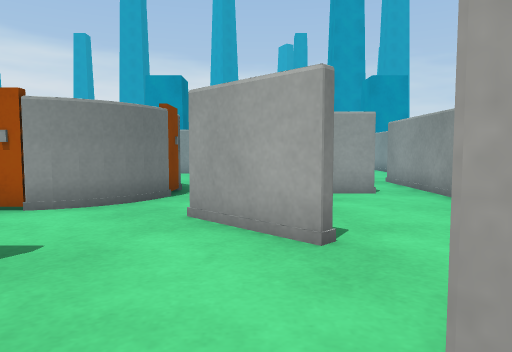
[1] (above)

24 first-person views from a walk through a Unity game level. The camera is 0.56 m above the floor, tilts 4° down and sees 70° across. The floor is counted in squares, 0.5 m on a side. Each view is taken from the middle of a square. On the plan, view 1 faces up. The plan holds only what a view shows up to about 14 squares ahead; the rest is blank. The place goes on beyond the plan. The player character is not drawn. Surface patterns are stand-ins for the level's own textures.

[2]
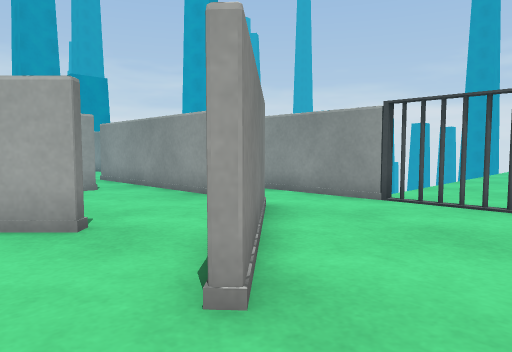

[3]
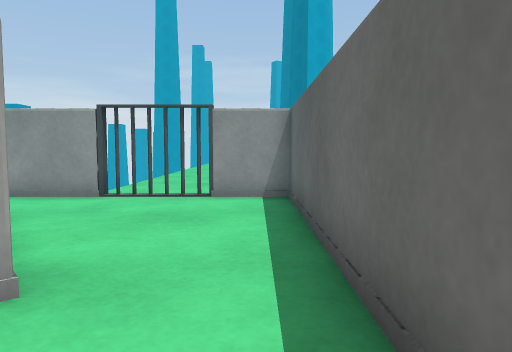

[4]
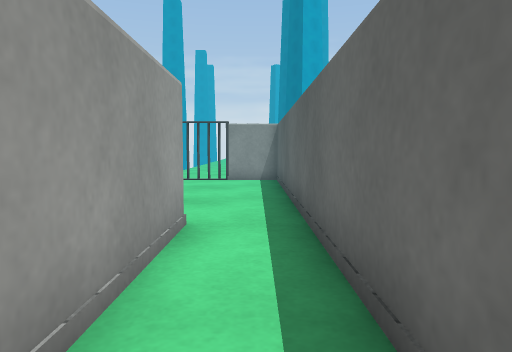

[5]
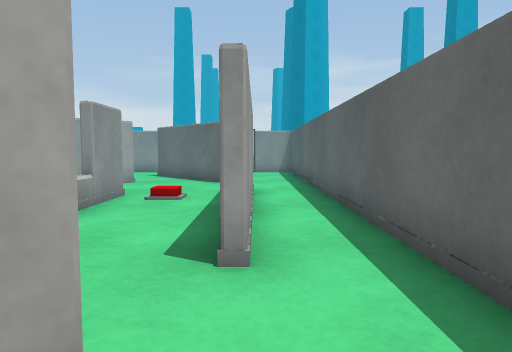

[6]
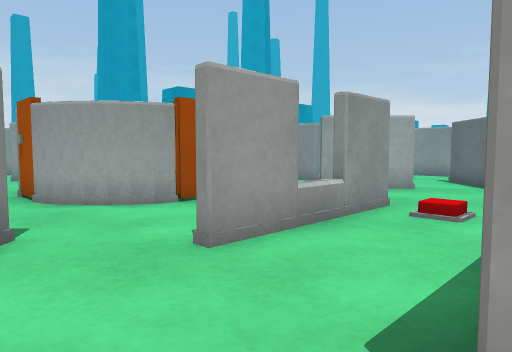

[7]
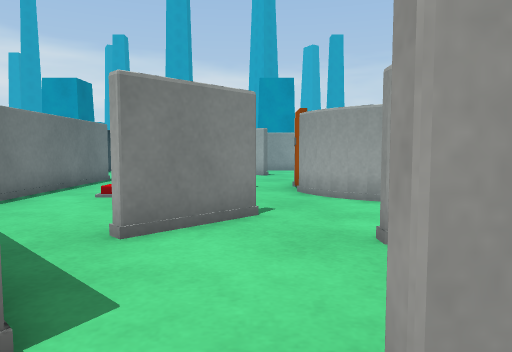

[8]
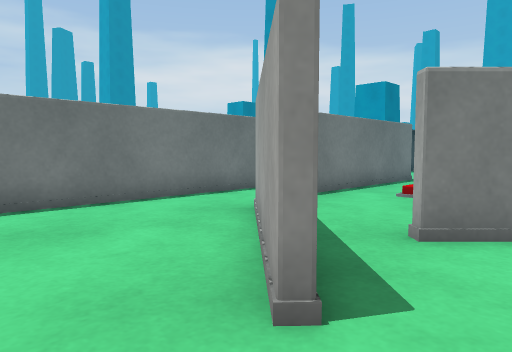

[9]
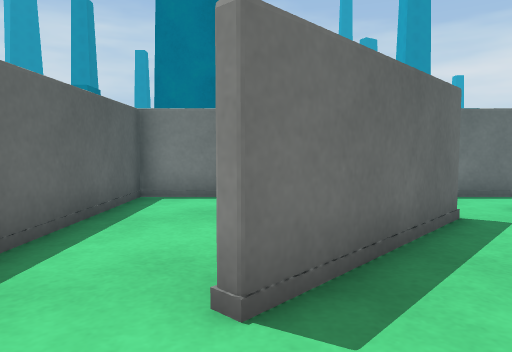

[10]
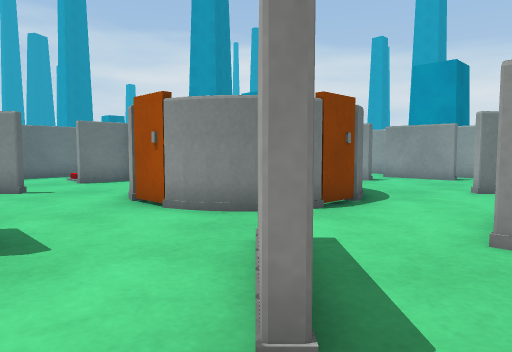

[11]
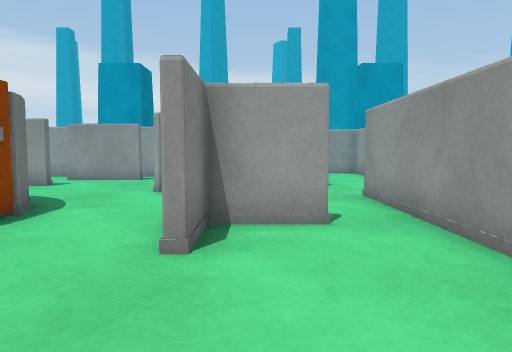

[12]
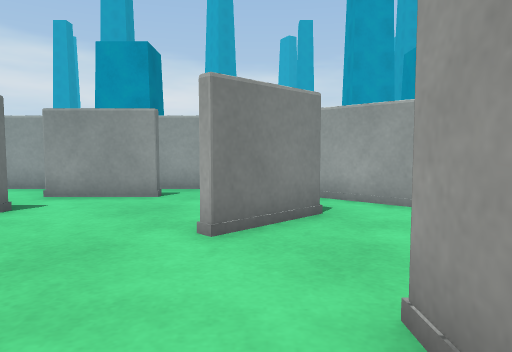

[13]
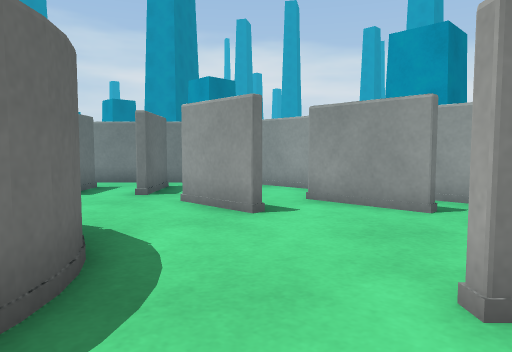

[14]
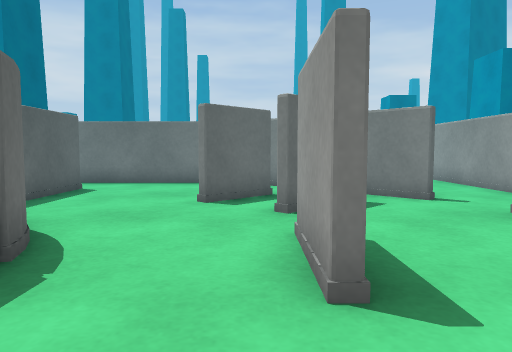

[15]
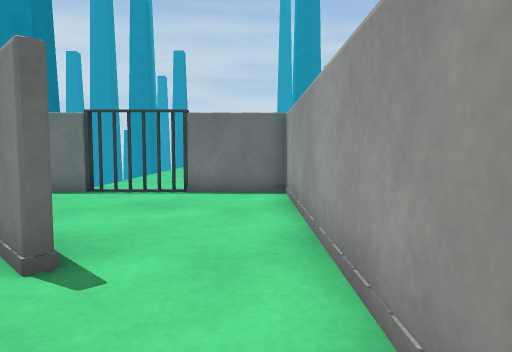

[16]
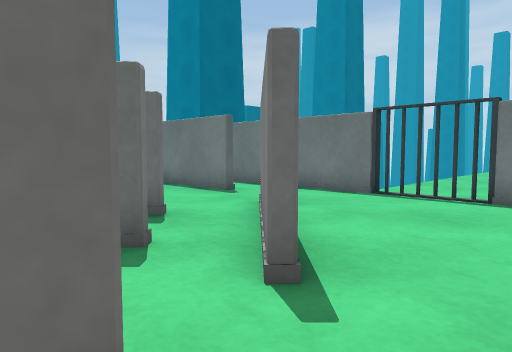

[17]
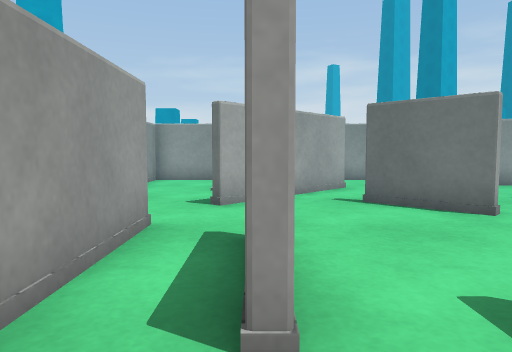

[18]
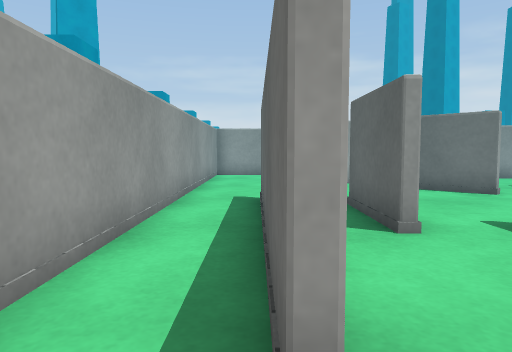

[19]
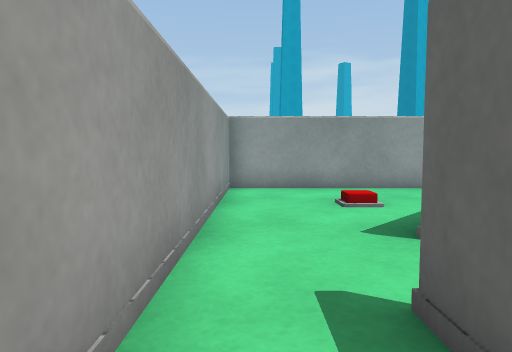

[20]
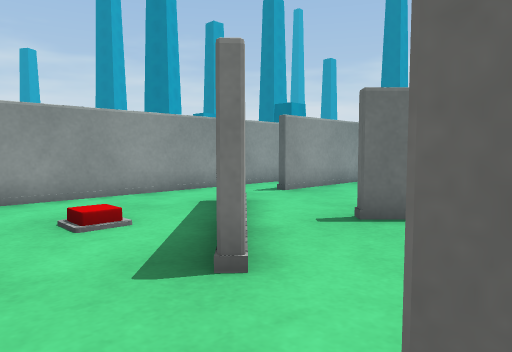

[21]
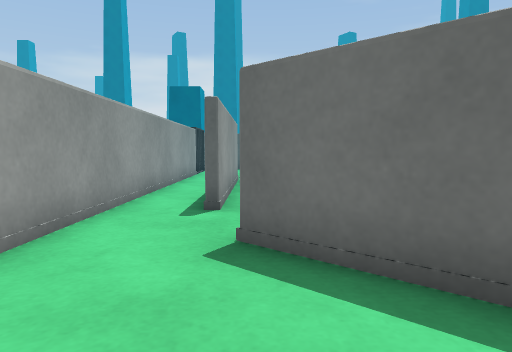

[22]
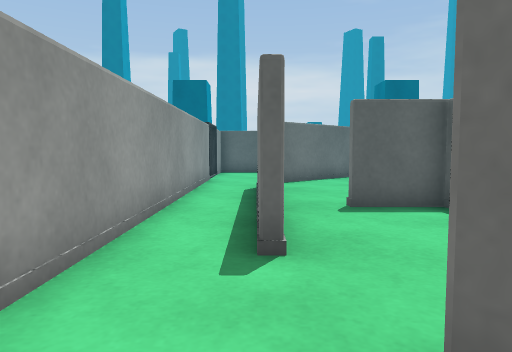

[23]
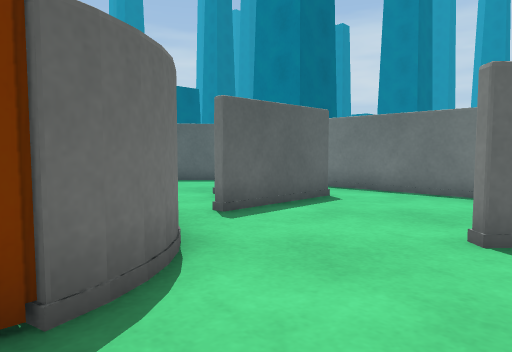

[24]
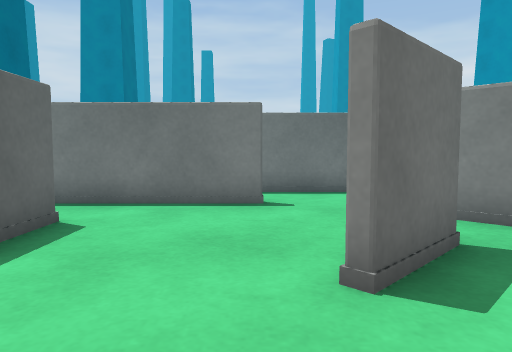

### Floor plan
Points are (right, up) in squares from view 1. A wall is a line through its corners. A room is listed if a view was taken in it or the views show most of it. See-through windows are left out.
Room 1 (views 1, 2, 3, 4)
walls: (-1.5, 0.1) (-8.5, 0.1); (4.2, 3.9) (0.6, 0.8); (6.9, 1.9) (7, 2.3) (6.8, 2.9) (6.8, 4.4); (-8.5, -1.8) (6.8, -1.8) (6.8, 0.2) (7, 0.6) (6.9, 0.9)
ways out: opening at (-8, -1) to room 2; opening at (-0.5, 0) to room 2; opening at (5.5, 3.5) to room 2; gap at (7, 0); gap at (7, 3)
Room 2 (views 5, 6, 7, 8, 9, 10, 11)
walls: (-5.6, 6.8) (-6.3, 7) (-7.3, 7.7) (-7.7, 8.6); (-6.1, 6.9) (-6.7, 7.2) (-7.4, 7.9); (-7.1, 7.5) (-7.6, 8.3) (-7.9, 9.1); (-8.9, 5.4) (-10.7, 3.6); (-2.9, 3.3) (-7.5, 3.3); (-2.9, 7.5) (-3.6, 7) (-4.4, 6.7); (-2.3, 8.5) (-2.6, 7.9) (-3.2, 7.2); (-2.1, 9) (-2.3, 8.3) (-3, 7.3) (-3.9, 6.9); (-10.5, 0.7) (-13.8, 3.8); (-10.9, 9.4) (-10.9, 7.5); (0.8, 4.3) (-1.2, 6.2); (-9.5, -1.8) (-8.5, -1.8); (0.7, 1.2) (4.3, 4.4); (-14, 4.3) (-10.3, 0.9); (-14.7, 9.5) (-14.7, 7); (3.1, 9.5) (1.2, 9.5) (1.2, 7.9) (1, 7.9); (4.7, 6.2) (4.7, 9.4); (-16.8, 5.6) (-16.8, 3.6); (6.8, 4.4) (6.8, 5.4)
ways out: opening at (-8, -1) to room 1; opening at (-0.5, 0) to room 1; opening at (5.5, 3.5) to room 1; opening at (-13.5, 10) to room 3; opening at (-9, 10) to room 3; opening at (-0.5, 8.5) to room 3; opening at (4, 10) to room 3; opening at (6, 6) to room 4; opening at (-16, 5) to room 5; opening at (-13.7, 1.5) to room 6
Room 3 (views 12, 13, 14, 17, 18, 23, 24)
walls: (-4.6, 15.6) (-6.9, 15.6); (-3.9, 12.4) (-3.2, 12) (-2.7, 11.5); (-3.5, 12.2) (-3, 11.8); (-7.3, 11.5) (-6.7, 12) (-6, 12.4); (-2.5, 11.2) (-2.2, 10.7); (-7.5, 11.1) (-7.1, 11.7) (-6.3, 12.3) (-5.6, 12.5); (-5.1, 18.1) (-2.4, 18.1); (-2.3, 10.9) (-2.1, 10.4); (-0.8, 13.8) (1, 15.6); (-2.4, 17.8) (-5.1, 17.8); (-10.4, 14.5) (-9.8, 13.9); (-10.1, 17.1) (-8.5, 15.6); (-2.5, 19.6) (-8.4, 19.6); (1.2, 15.5) (-0.6, 13.7); (1, 10.2) (1, 11.4); (-10.2, 19) (-11.1, 18.1); (1.2, 9.9) (3.1, 9.9); (-13, 16.1) (-13.7, 15.4); (1, 7.9) (1, 8.8); (-8.6, 21.8) (-12.6, 21.8); (-12.8, 9.9) (-9.2, 9.9); (4, 15.3) (0.4, 18.8); (-14.7, 13.2) (-14.7, 9.5); (4.7, 9.4) (4.7, 13.1)
ways out: opening at (-13.5, 10) to room 2; opening at (-9, 10) to room 2; opening at (-0.5, 8.5) to room 2; opening at (4, 10) to room 2; opening at (-8, 21) to room 4; opening at (-1, 19) to room 4; opening at (4.5, 14.5) to room 4; opening at (-14, 14.5) to room 5; opening at (-11.5, 20.5) to room 5; opening at (-12, 15) to room 7
objects: other object (-8, 10); other object (-5, 7); other object (-5, 12); other object (-2, 10)
Room 4 (views 15, 16, 19, 20, 21, 22)
walls: (2.1, 17.5) (4.3, 15.4); (0.5, 18.7) (1.4, 17.8); (-1.5, 19.6) (-2.5, 19.6); (5, 13.1) (5, 12.6); (-8.5, 19.9) (-1.5, 19.9); (6.8, 5.4) (6.8, 21.8) (-8.6, 21.8)
ways out: opening at (6, 6) to room 2; opening at (-8, 21) to room 3; opening at (-1, 19) to room 3; opening at (4.5, 14.5) to room 3
Room 5 (no view inside)
walls: (-17, 16.8) (-16.8, 16.4) (-16.8, 11); (-17.2, 16.5) (-16.8, 16.5); (-12.6, 21.8) (-16.8, 21.8) (-16.8, 19.2) (-17, 18.8) (-16.8, 18.4); (-16.8, 7.3) (-16.8, 5.6)
ways out: opening at (-16, 5) to room 2; opening at (-14, 14.5) to room 3; opening at (-11.5, 20.5) to room 3; gap at (-17, 19)
Room 6 (no view inside)
walls: (-16.8, 3.6) (-16.8, -1.8) (-11.9, -1.8)
ways out: opening at (-13.7, 1.5) to room 2
Room 7 (no view inside)
walls: (-11.4, 15.5) (-10.4, 14.5); (-11.1, 18.1) (-13, 16.1)
ways out: opening at (-12, 15) to room 3

Positions as (right, up) in squares from view 1, and headings:
1: (0, 0), facing up
2: (-1, -1), facing up-right
3: (-2, -1), facing right
4: (-7, -1), facing right
5: (-12, 0), facing right
6: (-10, 0), facing up-right
7: (-9, -1), facing up
8: (-9, -1), facing up-left
9: (-8, 1), facing left
10: (2, 3), facing up-left
11: (2, 4), facing up
12: (0, 9), facing up
13: (0, 11), facing up-left
14: (-2, 15), facing left
15: (-7, 21), facing left
16: (-8, 21), facing down-left
17: (-7, 18), facing right
18: (-10, 20), facing right
19: (-4, 21), facing right
20: (-2, 21), facing down-right
21: (4, 20), facing down
22: (5, 17), facing down
23: (-5, 15), facing down-left
24: (-7, 13), facing left
